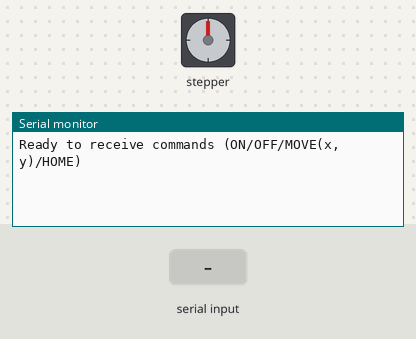
Simulated run of this sketch. Board: Arduino Uno, built with avr-gcc and run on an emulated ATmega328P. Parts: stepper motor, the last lines printed to the serial monitor. Wiring (inferred from the names in the program): stepper motor (2048 steps per turn assumed): coils pin 4, pin 5, pin 6, pin 7. The inputs (shaded band) are chosen by the test bench.

Above: at 1.2 s.
1.3 s: "ON+(\n" received over Serial
At 1.9 s:
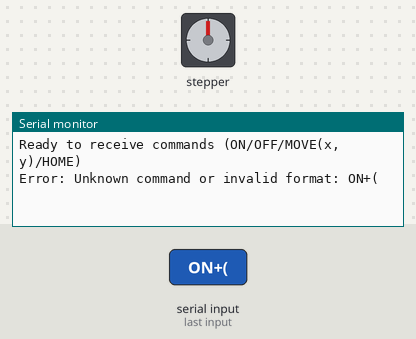
2.8 s: byte 10 ('\n') received over Serial
At 4.0 s:
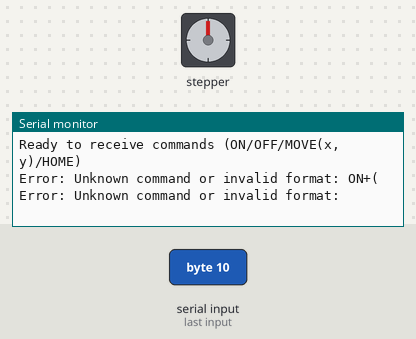
4.3 s: "OFF(\n" received over Serial
At 5.4 s:
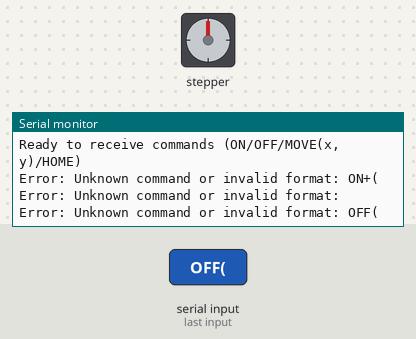
5.8 s: "UP\n" received over Serial
At 6.4 s:
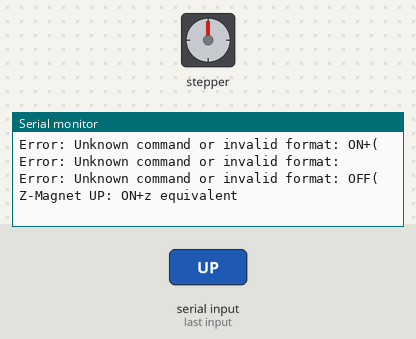

The sketch:

unistep.ino
```cpp
/*
    This test code is for driving stepper moter (unipole) from laptop with simple code

    Arduino recieves combination of code and parses it to a gorup of single code
    (e.g. ON/ OFF/ MOVE()/ HOME ...),
    then the codes and arguments will be used for driving moters.

    in this code, ON/OFF　are used for moter control, but HOME and MOVE are just for dummy.
    They return Serial print to laptop.
*/
int MYPIN1 = 4;
int MYPIN2 = 5;
int MYPIN3 = 6;
int MYPIN4 = 7;

int STEP_DELAY = 2;

int motorPins[4] = {MYPIN1, MYPIN2, MYPIN3, MYPIN4};

const int maxCommandLength = 32;
char serialBuffer[maxCommandLength];
int bufferIndex = 0;

int motor_move = 0;
int motor_step = 0;

void setup()
{
  for (int i = 0; i < 4; i++)
    pinMode(motorPins[i], OUTPUT);
  Serial.begin(9600);
  Serial.println("Ready to receive commands (ON/OFF/MOVE(x,y)/HOME)");
}

void loop()
{
  if (motor_move == 1)
  {
    motor_step = (motor_step + 1) % 4;

    int seq[4][4] = {
        {1, 0, 0, 0},
        {0, 1, 0, 0},
        {0, 0, 1, 0},
        {0, 0, 0, 1}};

    for (int i = 0; i < 4; i++)
    {
      digitalWrite(motorPins[i], seq[motor_step][i]);
    }
    delay(STEP_DELAY);
  }
  if (motor_move == -1)
  {
    motor_step = (motor_step - 1 + 4) % 4;

    int seq[4][4] = {
        {1, 0, 0, 0},
        {0, 1, 0, 0},
        {0, 0, 1, 0},
        {0, 0, 0, 1}};

    for (int i = 0; i < 4; i++)
    {
      digitalWrite(motorPins[i], seq[motor_step][i]);
    }
    delay(STEP_DELAY);
  }

  while (Serial.available())
  {
    char incomingChar = Serial.read();
    if (incomingChar == '\n' || incomingChar == '\r')
    {
      serialBuffer[bufferIndex] = '\0';
      processCommand(serialBuffer);
      bufferIndex = 0;
      memset(serialBuffer, 0, maxCommandLength);
    }
    else if (bufferIndex < maxCommandLength - 1)
    {
      serialBuffer[bufferIndex++] = incomingChar;
    }
  }
}

void processCommand(const char *command)
{
  if (strncmp(command, "ON+(", 4) == 0 && command[strlen(command) - 1] == ')')
  {
    char axis;
    if (sscanf(command + 4, "%c)", &axis) == 2)
      Serial.println(axis + "-Motor ON+");
    motor_move = 1;
    return;
  }

  if (strncmp(command, "ON-(", 4) == 0 && command[strlen(command) - 1] == ')')
  {
    char axis;
    if (sscanf(command + 4, "%c)", &axis) == 1)
      Serial.println(axis + "-Motor ON-");
    motor_move = -1;
    return;
  }

  if (strncmp(command, "OFF(", 4) == 0 && command[strlen(command) - 1] == ')')
  {
    char axis;
    if (sscanf(command + 4, "%c)", &axis) == 1)
      Serial.println(axis + "-Motor OFF");
    motor_move = 0;
    return;
  }

  if (strcmp(command, "UP") == 0)
  {
    Serial.println("Z-Magnet UP: ON+z equivalent");
    // 実際にモーターを動かす場合は、ここで ON+z と MOVE を組み合わせたZ軸移動処理を呼び出す
    return;
  }

  if (strcmp(command, "DOWN") == 0)
  {
    Serial.println("Z-Magnet DOWN: OFFz equivalent");
    // 実際にモーターを動かす場合は、ここで ON-z と MOVE を組み合わせたZ軸移動処理を呼び出す
    return;
  }

  if (strncmp(command, "WARP(", 5) == 0 && command[strlen(command) - 1] == ')')
  {
    int x, y;
    // MOVEとWARPのフォーマットは同じであるため、MOVEと同じ処理ロジックを利用
    if (sscanf(command + 5, "%f,%f)", &x, &y) == 2)
    { // 座標がfloat型で来ている可能性があるため、sscanfのフォーマットを調整する必要があるかもしれませんが、ここでは一旦intで受けます。
      Serial.print("WARP to ");
      Serial.print(x);
      Serial.print(",");
      Serial.println(y);
      return;
    }
  }

  if (strcmp(command, "HOME") == 0)
  {
    Serial.println("0,0");
    return;
  }

  if (strncmp(command, "MOVE(", 5) == 0 && command[strlen(command) - 1] == ')')
  {
    int x, y;
    if (sscanf(command + 5, "%f,%f)", &x, &y) == 2)
    {
      Serial.print("MOVE to ");
      Serial.print(x);
      Serial.print(",");
      Serial.println(y);
      return;
    }
  }

  Serial.print("Error: Unknown command or invalid format: ");
  Serial.println(command);
}
```

Measured:
- after the input at 1.3 s, the serial monitor: prints a new line at once (image 1)
- after the input at 2.8 s, the serial monitor: prints a new line at once (image 2)
- after the input at 4.3 s, the serial monitor: prints a new line at once (image 3)
- after the input at 5.8 s, the serial monitor: prints a new line at once (image 4)
